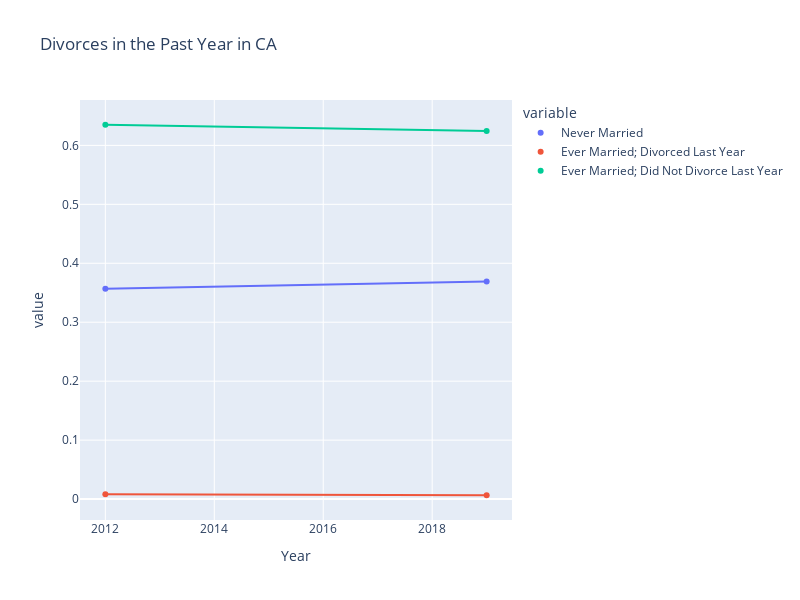

Notebook code cell kept with this figure:
### Code cell
fig = px.scatter(divorces_cal_percentages, 
                x = "Year", 
                y = ["Never Married", "Ever Married; Divorced Last Year", "Ever Married; Did Not Divorce Last Year"],
                title = "Divorces in the Past Year in CA",
                trendline = "ols", # ordinary least squares regression trendline
                width = 800,
                height = 600)

fig.show()

### Figure 1 — Plotly figure (JSON) as saved in the notebook; plotly's stock layout.template omitted (floating-point values rounded to 4 significant figures)
{"data": [{"hovertemplate": "variable=Never Married<br>Year=%{x}<br>value=%{y}<extra></extra>", "legendgroup": "Never Married", "marker": {"color": "#636efa", "symbol": "circle"}, "mode": "markers", "name": "Never Married", "orientation": "v", "showlegend": true, "type": "scatter", "x": [2012, 2019], "xaxis": "x", "y": [0.3568, 0.3691], "yaxis": "y"}, {"hovertemplate": "<b>OLS trendline</b><br>value = 0.00175714 * Year + -3.17857<br>R<sup>2</sup>=1.000000<br><br>variable=Never Married<br>Year=%{x}<br>value=%{y} <b>(trend)</b><extra></extra>", "legendgroup": "Never Married", "marker": {"color": "#636efa", "symbol": "circle"}, "mode": "lines", "name": "Never Married", "showlegend": false, "type": "scatter", "x": [2012, 2019], "xaxis": "x", "y": [0.3568, 0.3691], "yaxis": "y"}, {"hovertemplate": "variable=Ever Married; Divorced Last Year<br>Year=%{x}<br>value=%{y}<extra></extra>", "legendgroup": "Ever Married; Divorced Last Year", "marker": {"color": "#EF553B", "symbol": "circle"}, "mode": "markers", "name": "Ever Married; Divorced Last Year", "orientation": "v", "showlegend": true, "type": "scatter", "x": [2012, 2019], "xaxis": "x", "y": [0.0081, 0.0065], "yaxis": "y"}, {"hovertemplate": "<b>OLS trendline</b><br>value = -0.000228571 * Year + 0.467986<br>R<sup>2</sup>=1.000000<br><br>variable=Ever Married; Divorced Last Year<br>Year=%{x}<br>value=%{y} <b>(trend)</b><extra></extra>", "legendgroup": "Ever Married; Divorced Last Year", "marker": {"color": "#EF553B", "symbol": "circle"}, "mode": "lines", "name": "Ever Married; Divorced Last Year", "showlegend": false, "type": "scatter", "x": [2012, 2019], "xaxis": "x", "y": [0.0081, 0.0065], "yaxis": "y"}, {"hovertemplate": "variable=Ever Married; Did Not Divorce Last Year<br>Year=%{x}<br>value=%{y}<extra></extra>", "legendgroup": "Ever Married; Did Not Divorce Last Year", "marker": {"color": "#00cc96", "symbol": "circle"}, "mode": "markers", "name": "Ever Married; Did Not Divorce Last Year", "orientation": "v", "showlegend": true, "type": "scatter", "x": [2012, 2019], "xaxis": "x", "y": [0.635, 0.6244], "yaxis": "y"}, {"hovertemplate": "<b>OLS trendline</b><br>value = -0.00151429 * Year + 3.68174<br>R<sup>2</sup>=1.000000<br><br>variable=Ever Married; Did Not Divorce Last Year<br>Year=%{x}<br>value=%{y} <b>(trend)</b><extra></extra>", "legendgroup": "Ever Married; Did Not Divorce Last Year", "marker": {"color": "#00cc96", "symbol": "circle"}, "mode": "lines", "name": "Ever Married; Did Not Divorce Last Year", "showlegend": false, "type": "scatter", "x": [2012, 2019], "xaxis": "x", "y": [0.635, 0.6244], "yaxis": "y"}], "layout": {"height": 600, "legend": {"title": {"text": "variable"}, "tracegroupgap": 0}, "title": {"text": "Divorces in the Past Year in CA"}, "width": 800, "xaxis": {"anchor": "y", "domain": [0, 1], "title": {"text": "Year"}}, "yaxis": {"anchor": "x", "domain": [0, 1], "title": {"text": "value"}}}}
